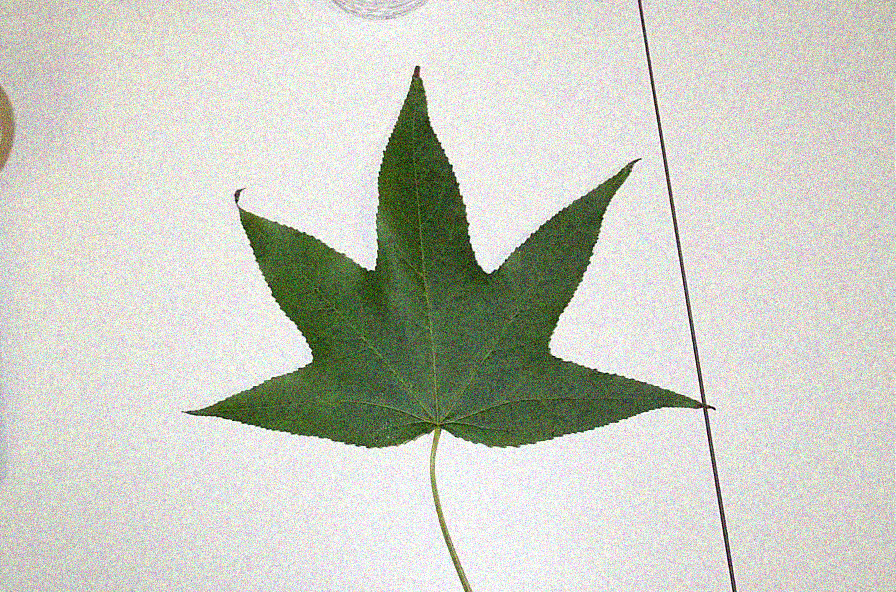
#> input picture asn4-files/noisyimages/image_0001.png, 896 x 592 px, found by its file name
$ jupyter execute asn3-q1-solution.ipynb   (older library calls are emulated)
#> lines starting #> are read from the running program, lines starting #| are printed output that depends on the picture; after the words box and inside, x2 and y2 are one past the last pixel; in counts of white or black regions, pixels touching at a corner belong together
#Step 1: Write your Segmentation Algoirthm

Write a function that segments a leaf image, and returns a binary (`dtype='bool'`) image representing the segmentation.  Your algorithm must be based on thresholding and you should consider doing some region processing after segmentation to improve the result.

_Hint: You'll need to be a bit creative when devising your solution -- no single technique from class is likely to give you a particularly good solution, and you may need to think of some tricks that were not explicitly covered in class.  However, you can get a good result with a fairly simple algorithm.  You'll also need to decide how to handle the fact that the input images are colour, although this shouldn't pose too much of a problem, in fact, it is an advantage!_

[cell 1]
import skimage.util as util
import skimage.filters as filt
import skimage.morphology as morph
import skimage.measure as meas
import skimage.io as io
import skimage.segmentation as seg
from scipy.ndimage.morphology import binary_fill_holes
import os as os
import numpy as np


def segleaf(I):
    '''
    Segment a leaf image.
    :param I: Color leaf image to segment.
    :return: Logical image where True pixels represent foreground (i.e. leaf pixels).
    '''
    I = util.img_as_float(I)

    # Compute proportion of energy in each pixel that is green.
    green_proportion = I[:,:,1] / (np.sum(I, axis=2) + .0000001)

    # Threshold the green proportion with Otsu threshold
    T = green_proportion > filt.threshold_otsu(green_proportion)

    # Label the regions
    L = morph.label(T, connectivity=1)

    # Get the label of the resulting region with the largest area
    props = meas.regionprops(L)
    max_area_label = props[np.argmax( np.array([x['area'] for x in props]) )]['label']

    # Remove holes and return the region
    filled = binary_fill_holes(L == max_area_label)

    return filled

# Step 2: Implement Measures

Write functions to compute the Mean Squared Distance (MSD), Hausdorff Distance (HD) and Dice Similarity Coefficient (DSC) measures of segmentation quality.

For MSD and HD, I suggest you reprsent boundaries by N-row, 2-column arrays where each row is the coordinate of one pixel on the region's boundary of the form [r,c], row first, then column.

[cell 2]
# [55 lines left out: functions shortest_squared_distance, msd, hd, dice_coefficient, not called in this run]

# Step 3: Write a Validation driver program.

Write code that segments each image, and computes the MSD, HD, and DSC for each segmentation.  Print the MSD, HD, and DSC of each segmentation as you perform it.  At the end, print the average and standard deviation of the DSC, the MSD and the HD over all of the images.  Also print the percentage of regions that were "recognized" (see below).  Sample output is in the assignment description document.

The general approach should be, for each input image (in the `images` folder):

* load the image and it's ground truth
* segment the input image - this should be a binary image with a single region (connected component).
* extract the region boundary points from the segmented image and ground truth image; store them in Nx2 arrays as described above (see lecture nodes for an example on how to do this!).
* Compute the MSD and the HD from the two sets of boundary points (using the functions in Step 2).
* Compute the DSC from the segmented image and the ground truth image (using the function from Step 2).
* Determine whether the leaf was "recognized" (a leaf is recognized if it's DSC is greater than 0.6).
* Print the MSD, HD, and DSC to the console (see sample output).

When finished, don't forget to print the average and standard deviation of the DSC for all images, and the percentage of images where the leaf was "recognized".

_Feel free to define additional helper functions for your program if you think it will help._

[cell 3]
#### Validate ####

# Paths for files
images_path = os.path.join('.', 'images')
gt_path = os.path.join('.', 'groundtruth')


MSD = []
HD = []
DSC = []
recognized = []

# [11 lines left out: function single_region_boundary_points, not called in this run]


for root, dirs, files in os.walk(images_path):
    for filename in files:
        # ignore files that are not PNG files.
        if filename[-4:] != '.png':
            continue

        # Read input images
        I = io.imread(os.path.join(root, filename))

        # Segment it
        S = segleaf(I)

        # Load ground truth image and convert to logical image
        gt = io.imread(os.path.join(gt_path, 'thresh'+filename)).astype(np.bool)

        # Find boundaries of the regions
        Bs = single_region_boundary_points(S)
        Bg = single_region_boundary_points(gt)

        MSD.append(msd(Bs, Bg))
        HD.append(hd(Bs, Bg))
        DSC.append(dice_coefficient(S, gt))

        if DSC[-1] >= .6:
            recognized.append(True)
        else:
            recognized.append(False)

        print('DSC for {}: {}'.format(filename, DSC[-1]))
        print('MSD for {}: {}'.format(filename, MSD[-1]))
        print('HD for {}: {}'.format(filename, HD[-1]))
        print('--------------------------------------------------')

    print('The mean Dice coefficient was: {}'.format(np.mean(np.array(DSC))))
    print('The std. deviation of  Dice coefficient was: {}'.format(np.std(np.array(DSC))))
    print('The mean MSD was: {}'.format(np.mean(np.array(MSD))))
    print('The std. deviation of  MSD was: {}'.format(np.std(np.array(MSD))))
    print('The mean HD was: {}'.format(np.mean(np.array(HD))))
    print('The std. deviation of  HD was: {}'.format(np.std(np.array(HD))))
    print('{}% of leaves were recognized.'.format(np.sum(np.array(recognized))/len(recognized)*100))

# Step 4:  Display Examples

Choose one input image where your algoirthm performed very well.  Choose another image where the algorithm did not perform well.  Display the two original images with the segmentation superimposed on top (There is an example in the lecture notes -- last slide, Topic 6 -- showing how to do this).  Also display the same two image's ground truth with the segmentation superimposed on top.    Title the images to indicate which is the "good" example, and which is the "bad" example.

[cell 4]
import matplotlib.pyplot as plt


good = io.imread('images/image_0001.png')
#> good is the input picture: shape (592, 896, 3); mean R, G, B 201.9, 204.1, 194.1
bad = io.imread('images/image_0007.png')
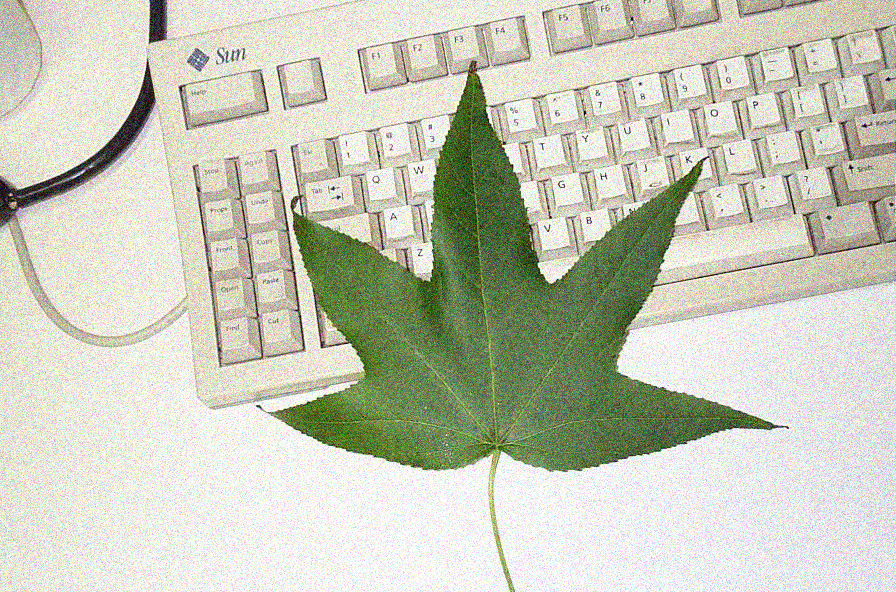
#> input picture asn4-files/noisyimages/image_0007.png, 896 x 592 px, found by its file name
#> bad is the input picture: shape (592, 896, 3); mean R, G, B 199.6, 201.7, 185.3
good_gt = io.imread('groundtruth/threshimage_0001.png')
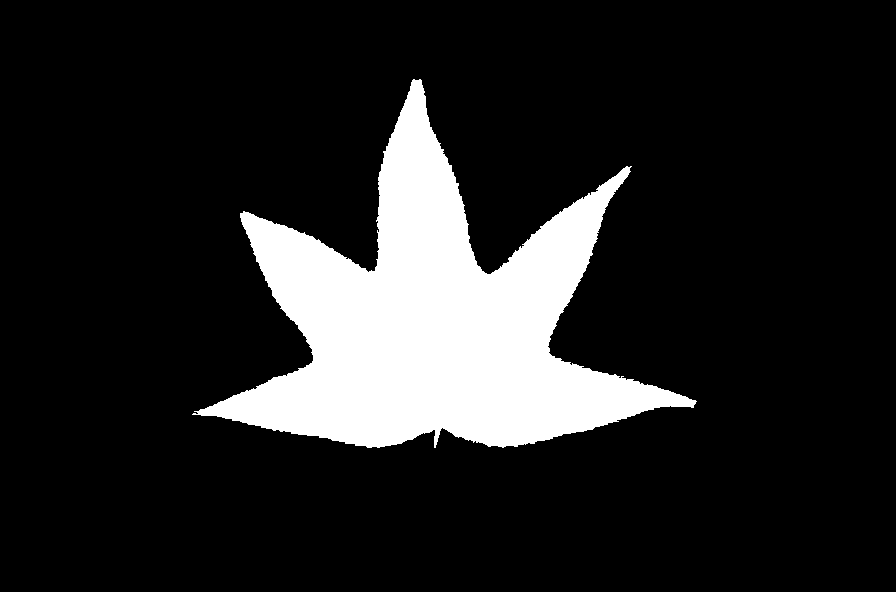
#> input picture asn4-files/groundtruth/threshimage_0001.png, 896 x 592 px, found by its file name
#> good_gt: shape (592, 896); 14.3% white; 1 white region, box (x1, y1, x2, y2) and area: (192, 79, 697, 448) 75639
bad_gt = io.imread('groundtruth/threshimage_0007.png')
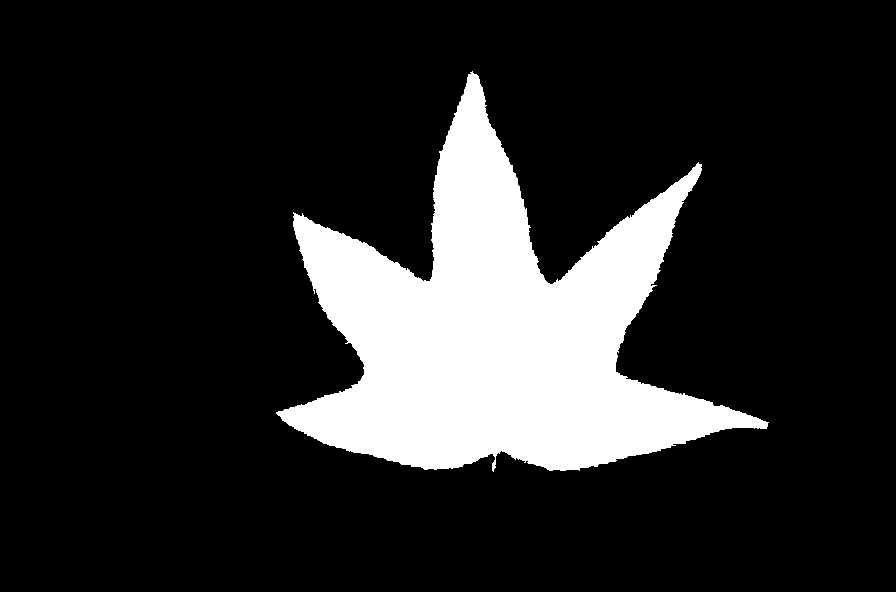
#> input picture asn4-files/groundtruth/threshimage_0007.png, 896 x 592 px, found by its file name
#> bad_gt: shape (592, 896); 16.1% white; 1 white region, box (x1, y1, x2, y2) and area: (276, 71, 769, 472) 85498

good_seg = segleaf(good)
#> in segleaf, `T = green_proportion > filt.threshold_otsu(green_proportion)`: T: shape (592, 896) bool; 7.6% white in thin lines or dots
#> in segleaf, `L = morph.label(T, connectivity=1)`:
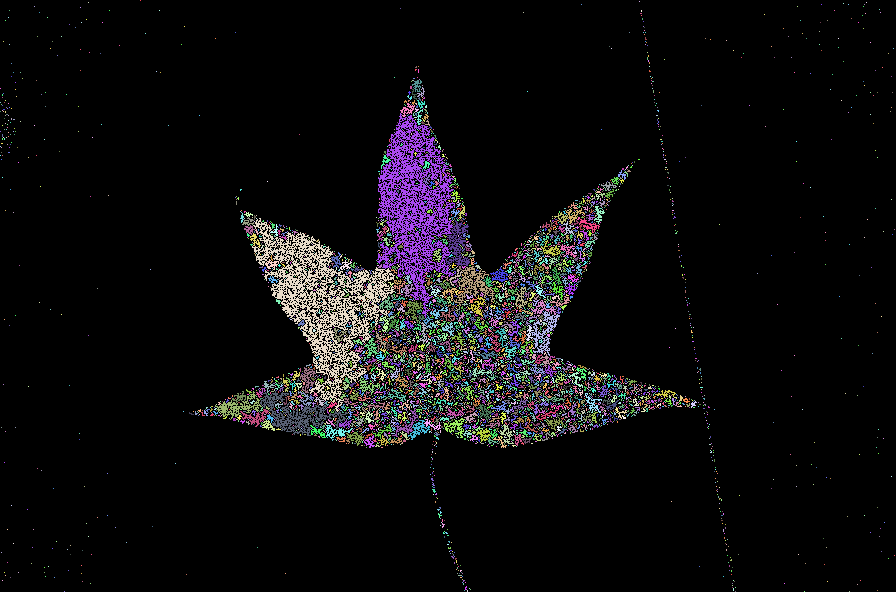
#> L: shape (592, 896) int32; 5410 distinct labels, from 0 to 5409; one colour per label, 0 black
#> in segleaf, `props = meas.regionprops(L)`: props = 5409 regions
#> in segleaf, `max_area_label = props[np.argmax( np.array([x['area'] for x in props])..`: max_area_label = 682
#> in segleaf, `filled = binary_fill_holes(L == max_area_label)`: filled: shape (592, 896) bool; 2% white; 1 white region, box (x1, y1, x2, y2) and area: (252, 218, 395, 412) 10536
bad_seg = segleaf(bad)
#> in segleaf (call 2), `green_proportion = I[:,:,1] / (np.sum(I, axis=2) + .0000001)`:
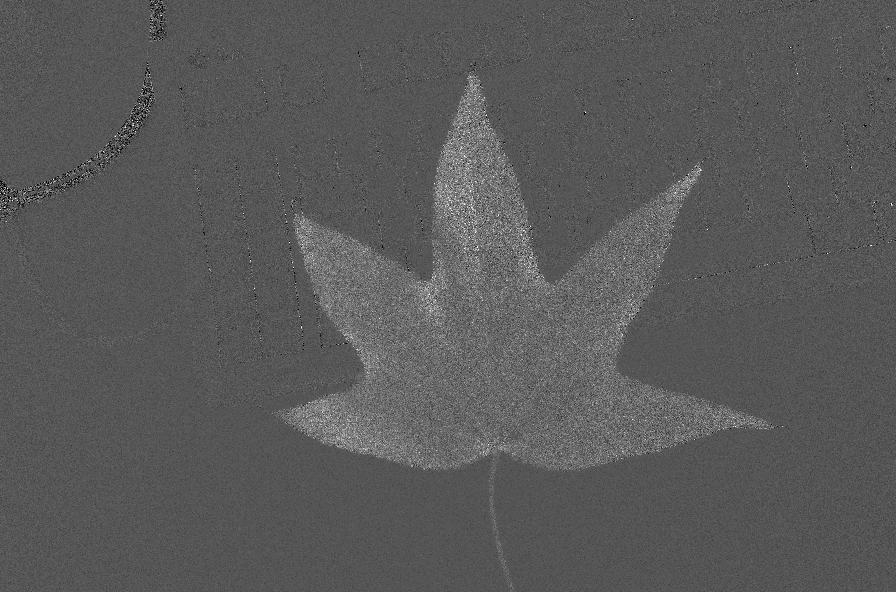
#> green_proportion: shape (592, 896) float64; min 0, max 1, mean 0.353
#> in segleaf (call 2), `T = green_proportion > filt.threshold_otsu(green_proportion)`:
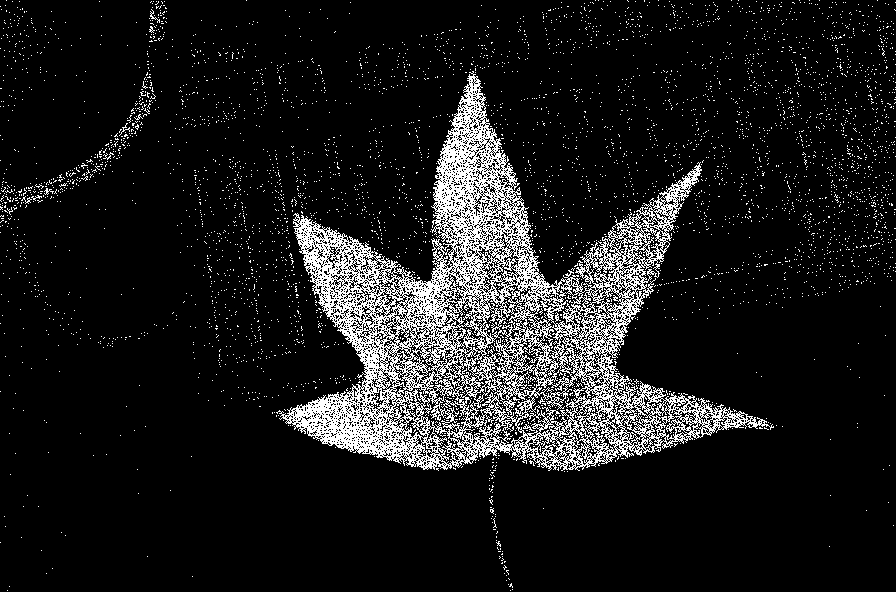
#> T: shape (592, 896) bool; 10.6% white in thin lines or dots
#> in segleaf (call 2), `L = morph.label(T, connectivity=1)`:
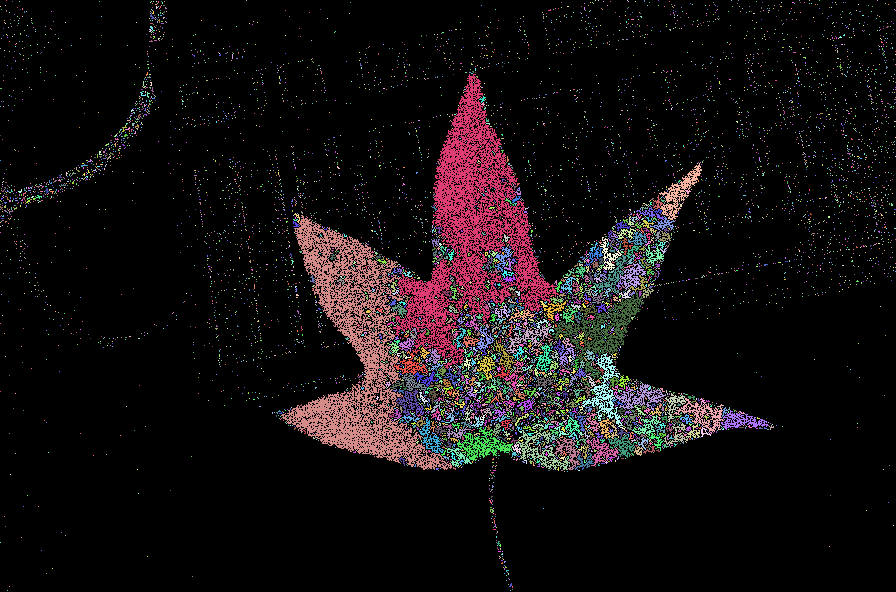
#> L: shape (592, 896) int32; 8561 distinct labels, from 0 to 8560; one colour per label, 0 black
#> in segleaf (call 2), `props = meas.regionprops(L)`: props = 8560 regions
#> in segleaf (call 2), `max_area_label = props[np.argmax( np.array([x['area'] for x in props])..`: max_area_label = 1057
#> in segleaf (call 2), `filled = binary_fill_holes(L == max_area_label)`:
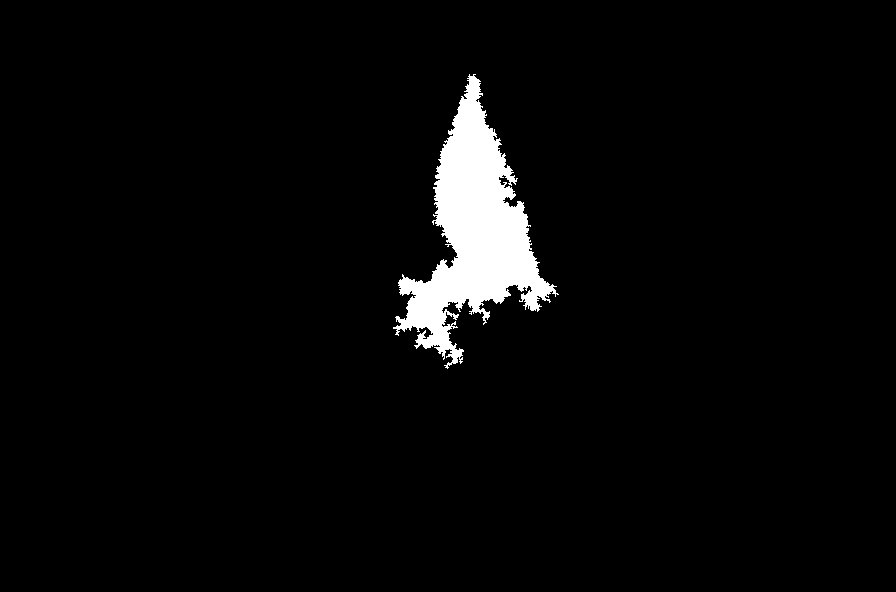
#> filled: shape (592, 896) bool; 3.4% white; 1 white region, box (x1, y1, x2, y2) and area: (393, 74, 559, 369) 18146

good_label = morph.label(good_seg)
bad_label = morph.label(bad_seg)

plt.subplots(1, 2, figsize=(18,6))
plt.subplot(121)
plt.imshow(seg.mark_boundaries(good, good_label, color=(1,.5,0)))
plt.title('Good Result')
plt.subplot(122)
plt.imshow(seg.mark_boundaries(good_gt, good_label, color=(1,.5,0)))
plt.title('Good Result')

plt.figure()
plt.subplots(1, 2, figsize=(18,6))
plt.subplot(121)
plt.imshow(seg.mark_boundaries(bad, bad_label, color=(1,.5,0)))
plt.title('Bad Result')
plt.subplot(122)
plt.imshow(seg.mark_boundaries(bad_gt, bad_label, color=(1,.5,0)))
plt.title('Bad Result')
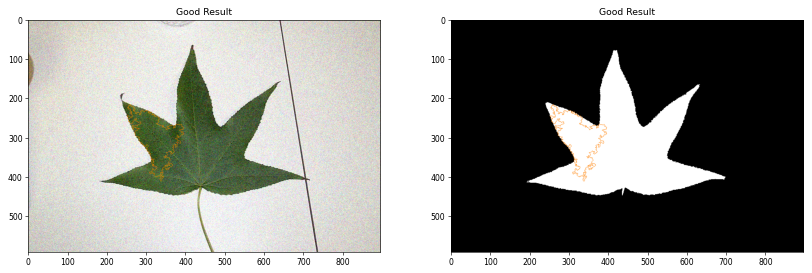
#> figure drawn by matplotlib, 2 panels
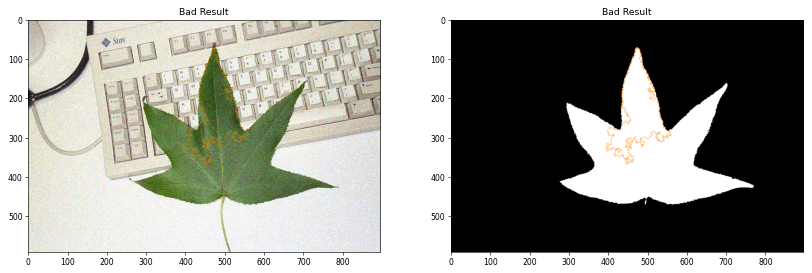
#> figure drawn by matplotlib, 2 panels
